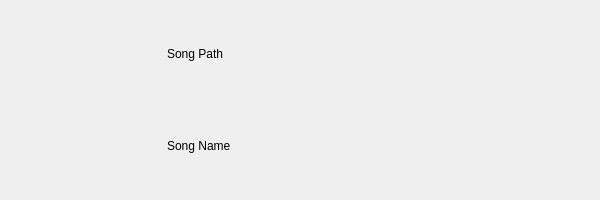
<?xml version="1.0" encoding="UTF-8"?>
<ui version="4.0">
 <class>base</class>
 <widget class="QFrame" name="base">
  <property name="geometry">
   <rect>
    <x>0</x>
    <y>0</y>
    <width>600</width>
    <height>200</height>
   </rect>
  </property>
  <property name="windowTitle">
   <string>Frame</string>
  </property>
  <property name="frameShape">
   <enum>QFrame::Shape::NoFrame</enum>
  </property>
  <layout class="QGridLayout" name="gridLayout">
   <item row="0" column="2">
    <widget class="QLabel" name="path_label">
     <property name="text">
      <string>Song Path</string>
     </property>
    </widget>
   </item>
   <item row="1" column="2">
    <widget class="QLabel" name="name_label">
     <property name="text">
      <string>Song Name</string>
     </property>
    </widget>
   </item>
   <item row="0" column="0" rowspan="2">
    <widget class="QFrame" name="song_icon_container">
     <property name="minimumSize">
      <size>
       <width>150</width>
       <height>150</height>
      </size>
     </property>
     <property name="maximumSize">
      <size>
       <width>150</width>
       <height>150</height>
      </size>
     </property>
     <property name="frameShape">
      <enum>QFrame::Shape::NoFrame</enum>
     </property>
     <property name="frameShadow">
      <enum>QFrame::Shadow::Raised</enum>
     </property>
     <layout class="QVBoxLayout" name="verticalLayout">
      <property name="leftMargin">
       <number>0</number>
      </property>
      <property name="topMargin">
       <number>0</number>
      </property>
      <property name="rightMargin">
       <number>0</number>
      </property>
     </layout>
    </widget>
   </item>
  </layout>
 </widget>
 <resources/>
 <connections/>
</ui>
